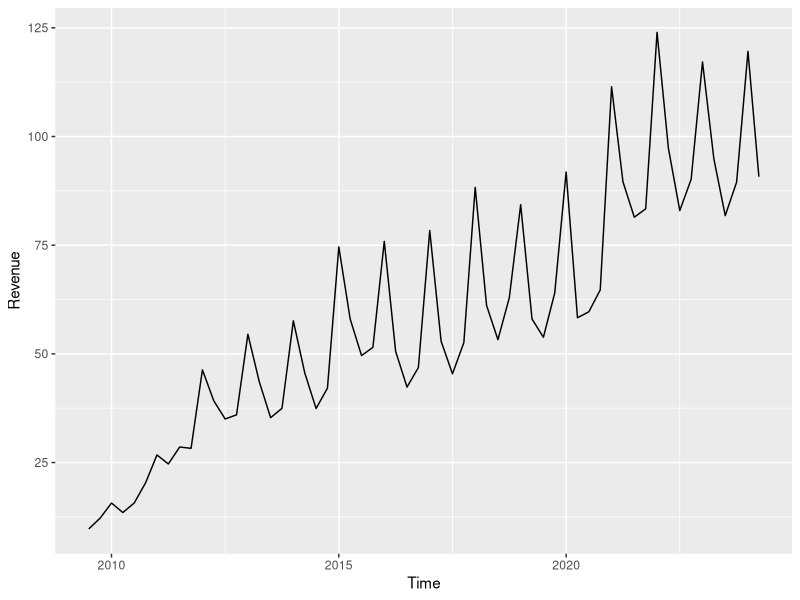
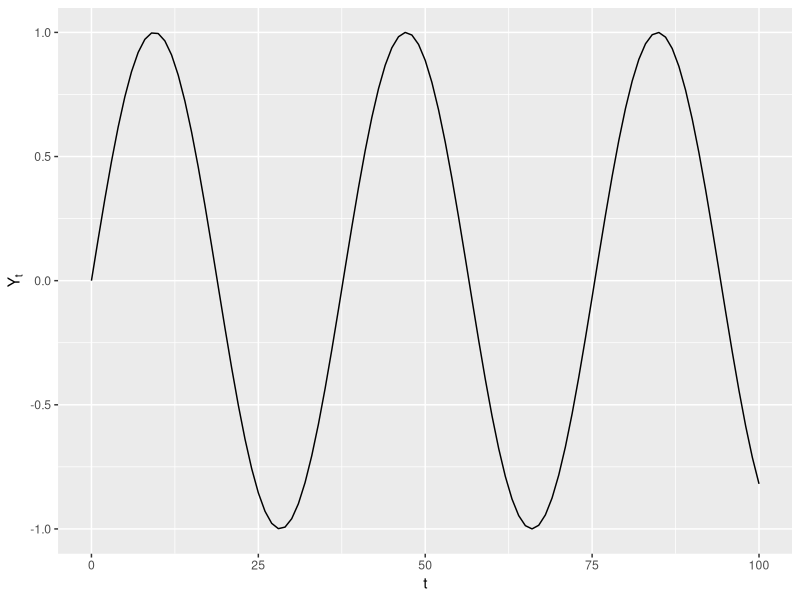
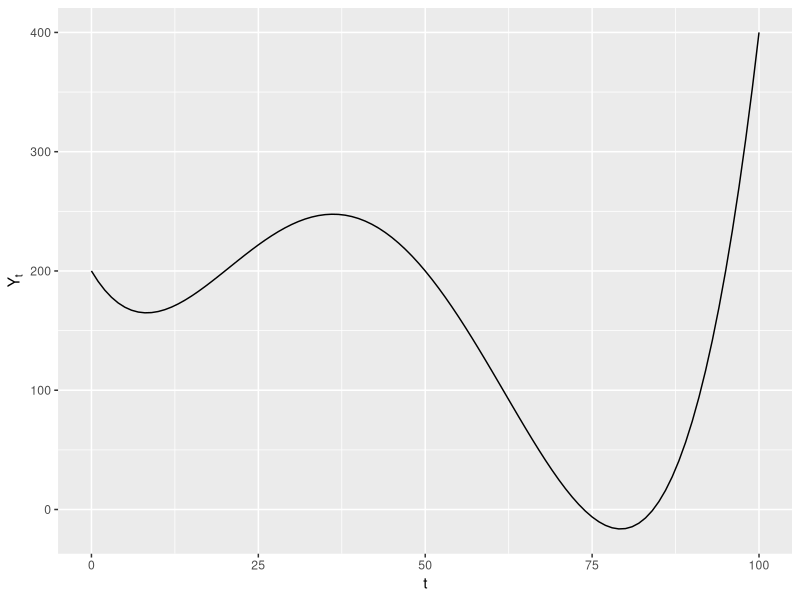
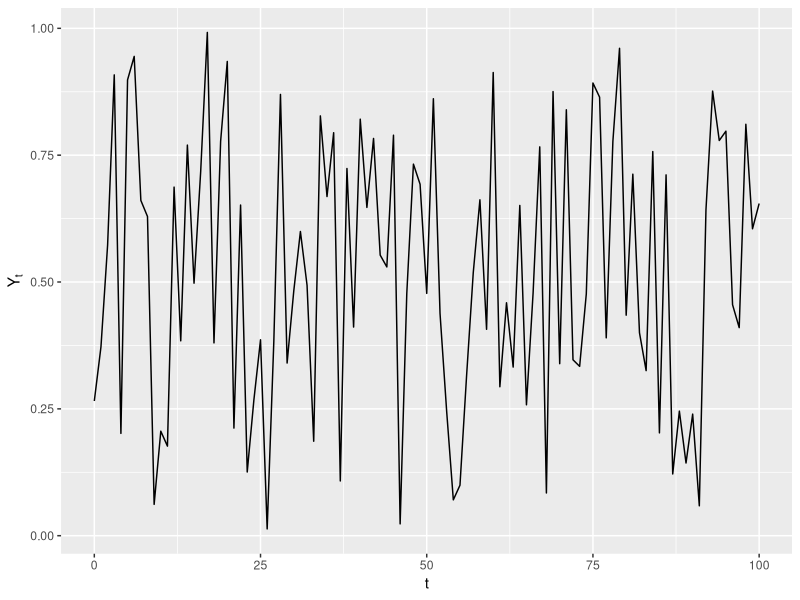
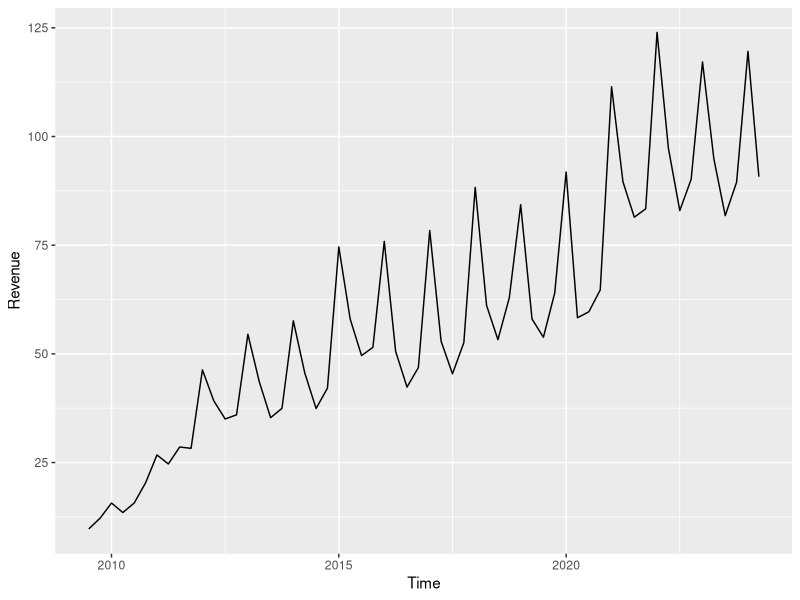
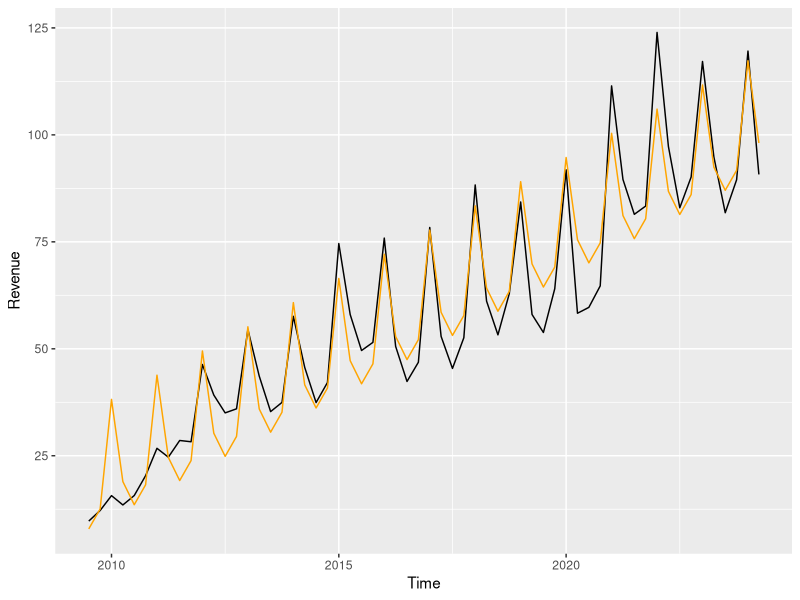
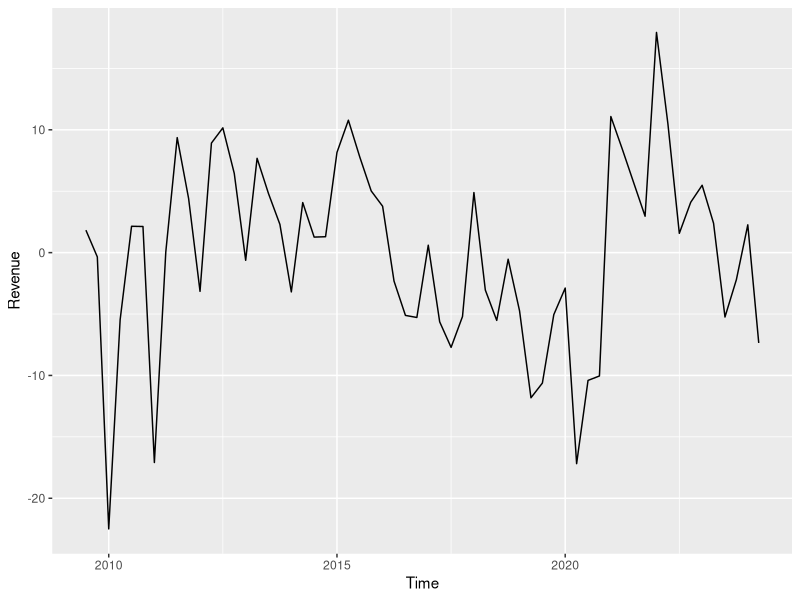
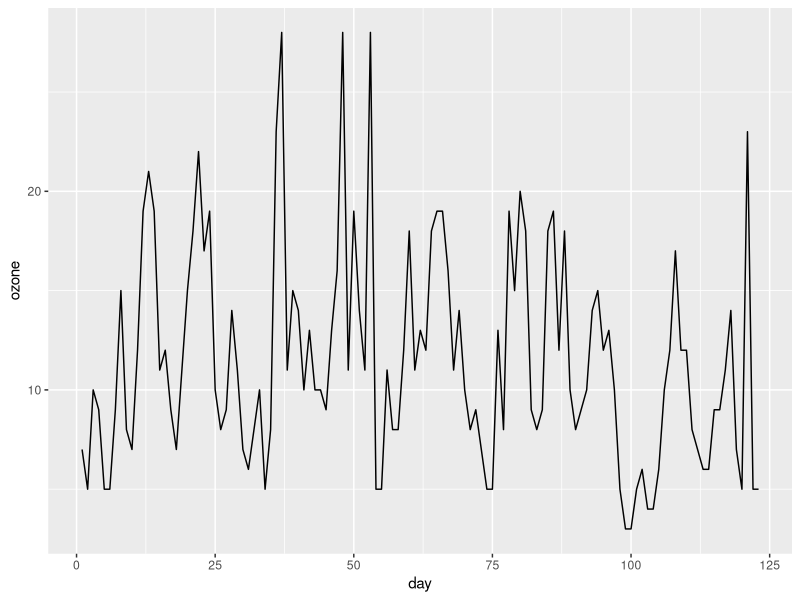

Write R code to recreate these figures, in order.
## ---- chunk 1
# Include setup
library(tidyverse)
library(ggfortify)
library(knitr)

knitr::opts_chunk$set(
  echo = FALSE, fig.align = "center"
)

hook_output <- knit_hooks$get("output")
knit_hooks$set(output = function(x, options) {
  lines <- options$output.lines
  if (is.null(lines)) {
    return(hook_output(x, options))  # pass to default hook
  }
  x <- unlist(strsplit(x, "\n"))
  more <- "..."
  if (length(lines) == 1) {        # first n lines
    if (length(x) > lines) {
      # truncate the output, but add ....
      x <- c(head(x, lines), more)
    }
  } else {
    x <- c(more, x[lines], more)
  }
  # paste these lines together
  x <- paste(c(x, ""), collapse = "\n")
  hook_output(x, options)
})
## ---- chunk 2
apple = read.csv("week_06_docs/apple_revenue.csv")
dell = read.csv("week_06_docs/dell.csv")
ozone = read.csv("week_06_docs/ozone.csv")
options(scipen = 999)
## ---- chunk 3
#| eval: true
#| echo: true
#| output: true
library(tidyverse)
library(ggfortify)
ggplot(apple, aes(x=Time, y=Revenue)) + 
  geom_line()
## ---- chunk 4
#| eval: true
#| echo: false
#| output: true
x <- 0:100
ggplot(data.frame(x=x, y=sin(x/6)), aes(x=x, y=y)) + geom_line() + xlab("t") + ylab(expression("Y"["t"]))
## ---- chunk 5
#| eval: true
#| echo: false
#| output: true
x <- 0:100
ggplot(data.frame(x=x, y=(2000000+x*(x-20)*(x-50)*(x-95))/10000), aes(x=x, y=y)) + geom_line() + xlab("t") + ylab(expression("Y"["t"]))
## ---- chunk 6
#| eval: true
#| echo: false
#| output: true
set.seed(1)
ggplot(data.frame(x=x, y=runif(length(x))), aes(x=x, y=y)) + geom_line() + xlab("t") + ylab(expression("Y"["t"]))
## ---- chunk 7
#| eval: true
#| echo: true
#| output: true
library(tidyverse)
ggplot(apple, aes(x=Time, y=Revenue)) + 
  geom_line()
## ---- chunk 8
#| eval: true
#| echo: true
#| output: true
lm_additive = lm(Revenue ~ Period + Quarter, data=apple) 
summary(lm_additive)
## ---- chunk 9
#| eval: true
#| echo: true
#| output: true
ggplot(apple, aes(x = Time, y = Revenue)) + 
  geom_line() +
  geom_line(aes(x = Time, y = predict(lm_additive)), col = "orange") 
## ---- chunk 10
#| eval: true
#| echo: true
#| output: true
predict(lm_additive, list(Period = 61, Quarter = "Q3"), interval = "prediction")
## ---- chunk 11
#| eval: true
#| echo: true
#| output: true
ggplot(apple, aes(x = Time, y = Revenue)) + 
  geom_line(aes(x = Time, y = residuals(lm_additive)))
## ---- chunk 12
#| eval: true
#| echo: true
#| output: true
ggplot(ozone, aes(x = day, y = ozone)) + 
  geom_line()
## ---- chunk 13
#| eval: true
#| echo: true
#| output: true
acf(ozone$ozone)
## ---- chunk 14
#| eval: true
#| echo: true
#| output: true
ozone <- ozone %>% 
  mutate(lag1=lag(ozone)) 
ozone.model = lm(ozone ~ lag1, data=ozone) 
summary(ozone.model)
## ---- chunk 15
#| eval: true
#| echo: true
#| output: true
autoplot(ozone.model)
## ---- chunk 16
#| eval: true
#| echo: true
#| output: true
acf(ozone.model$residuals)
## ---- chunk 17
#| eval: true
#| echo: true
#| output: true
confint(ozone.model)
## ---- chunk 18
acf(lm_additive$residuals)
## ---- chunk 19
#| eval: true
#| echo: true
#| output: true
apple = apple %>% 
  mutate(lag1 = lag(Revenue)) 
## ---- chunk 20
#| eval: true
#| echo: true
#| output: true
log_apple = lm(log(Revenue) ~ log(Period) + Quarter + log(lag1), data = apple)
summary(log_apple)
## ---- chunk 21
#| eval: true
#| echo: false
#| output: true

apple_mod = apple[-1,]
ggplot(apple_mod, aes(x = Time, y = Revenue)) + 
  geom_line() +
  geom_line(aes(x = Time, y = exp(predict(log_apple))), col = "orange")
## ---- chunk 22
#| eval: true
#| echo: true
#| output: true
confint(log_apple)
## ---- chunk 23
#| eval: true
#| echo: true
#| output: true
 exp(predict(log_apple, list(Period = 61, Quarter = "Q3", lag1 = 90.75), interval = "prediction"))
## ---- chunk 24
acf(log_apple$residuals)
